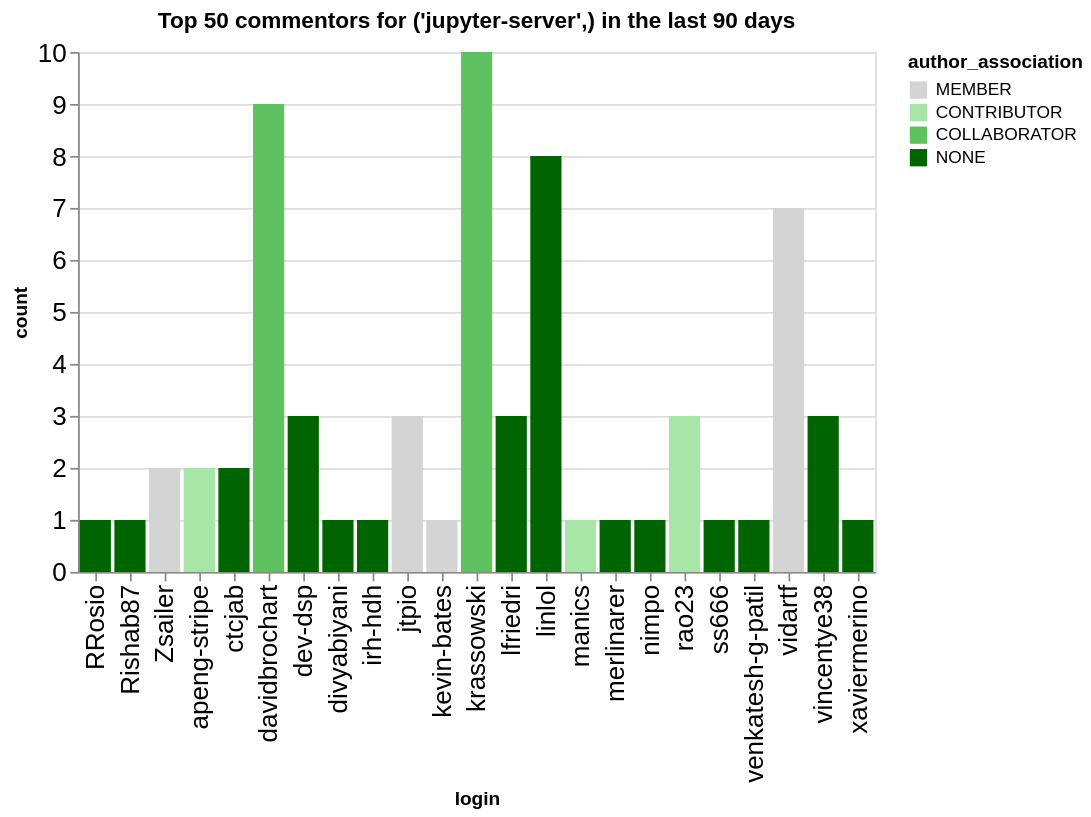

The notebook cell saved with this chart:
### Code cell
n_plot = 50
charts = []
for ii, (iorg, idata) in enumerate(commentors.groupby(['org'])):
    title = f"Top {n_plot} commentors for {iorg} in the last {n_days} days"
    idata = idata.groupby('login', as_index=False).agg({'count': 'sum', 'author_association': 'first'})
    idata = idata.sort_values('count', ascending=False).head(n_plot)
    ch = alt.Chart(data=idata.head(n_plot), title=title).mark_bar().encode(
        x='login',
        y='count',
        color=alt.Color('author_association', scale=alt.Scale(domain=author_types, range=author_colors))
    )
    charts.append(ch)
alt.hconcat(*charts)

### Figure 1 — Vega-Lite specification as saved in the notebook (floating-point values rounded to 4 significant figures)
{"config": {"axisLeft": {"labelFontSize": 15}, "axisBottom": {"labelFontSize": 15}}, "hconcat": [{"mark": {"type": "bar"}, "encoding": {"color": {"field": "author_association", "scale": {"domain": ["MEMBER", "CONTRIBUTOR", "COLLABORATOR", "NONE"], "range": ["rgb(211.82745098039214, 211.82745098039214, 211.82745098039214)", "rgb(166.98562091503268, 229.89803921568628, 166.98562091503268)", "rgb(96.37647058823529, 192.75294117647059, 96.37647058823529)", "rgb(0.0, 100.3921568627451, 0.0)"]}, "type": "nominal"}, "x": {"field": "login", "type": "nominal"}, "y": {"field": "count", "type": "quantitative"}}, "title": "Top 50 commentors for ('jupyter-server',) in the last 90 days"}], "data": {"name": "data-1796fe1543335eee83b42a59056bc167"}, "$schema": "https://vega.github.io/schema/vega-lite/v5.20.1.json", "datasets": {"data-1796fe1543335eee83b42a59056bc167": [{"login": "krassowski", "count": 10, "author_association": "COLLABORATOR"}, {"login": "davidbrochart", "count": 9, "author_association": "COLLABORATOR"}, {"login": "linlol", "count": 8, "author_association": "NONE"}, {"login": "vidartf", "count": 7, "author_association": "MEMBER"}, {"login": "jtpio", "count": 3, "author_association": "MEMBER"}, {"login": "dev-dsp", "count": 3, "author_association": "NONE"}, {"login": "rao23", "count": 3, "author_association": "CONTRIBUTOR"}, {"login": "lfriedri", "count": 3, "author_association": "NONE"}, {"login": "vincentye38", "count": 3, "author_association": "NONE"}, {"login": "Zsailer", "count": 2, "author_association": "MEMBER"}, {"login": "ctcjab", "count": 2, "author_association": "NONE"}, {"login": "apeng-stripe", "count": 2, "author_association": "CONTRIBUTOR"}, {"login": "Rishab87", "count": 1, "author_association": "NONE"}, {"login": "RRosio", "count": 1, "author_association": "NONE"}, {"login": "kevin-bates", "count": 1, "author_association": "MEMBER"}, {"login": "manics", "count": 1, "author_association": "CONTRIBUTOR"}, {"login": "divyabiyani", "count": 1, "author_association": "NONE"}, {"login": "irh-hdh", "count": 1, "author_association": "NONE"}, {"login": "merlinarer", "count": 1, "author_association": "NONE"}, {"login": "ss666", "count": 1, "author_association": "NONE"}, {"login": "nimpo", "count": 1, "author_association": "NONE"}, {"login": "venkatesh-g-patil", "count": 1, "author_association": "NONE"}, {"login": "xaviermerino", "count": 1, "author_association": "NONE"}]}}
